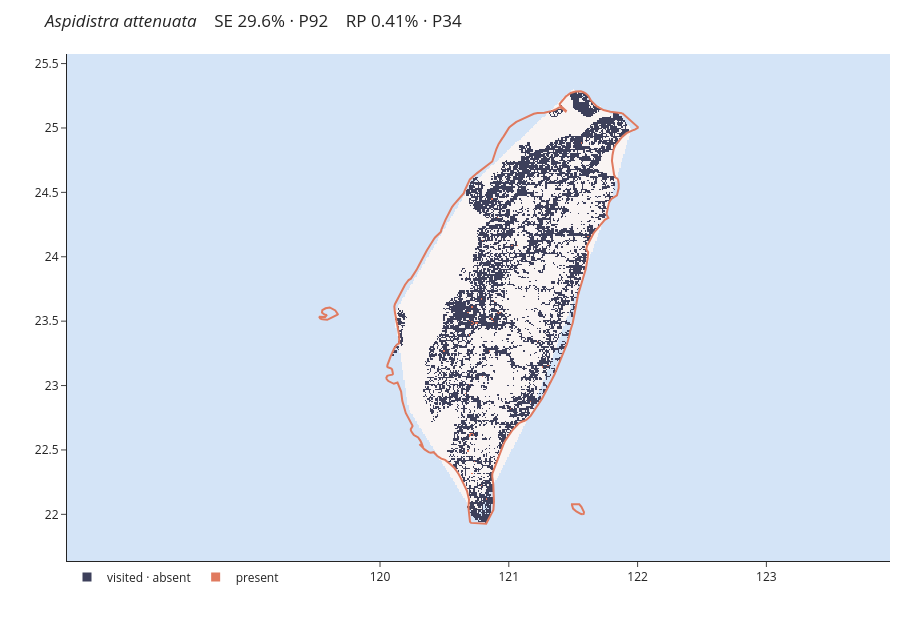

The notebook cell this image was saved under:
### Markdown cell above
The orange presence cells are a small fraction of the surveyed range. Run the cell below for an interactive version.

### Code cell
from src.visualizations.species_map import plot_species_occurrence_map_plotly

# drag pans the map; the config enables mouse-wheel zoom
fig = plot_species_occurrence_map_plotly("Aspidistra attenuata", data_dir, proxies=props)
fig.show(config={"scrollZoom": True})

### Figure 1 — Plotly figure (JSON) as saved in the notebook; plotly's stock layout.template omitted (floating-point values rounded to 4 significant figures; data arrays with more than 128 entries replaced by an {"elided": "..."} marker saying what was removed)
{"data": [{"colorscale": [[0, "#F9F4F3"], [0.3333, "#F9F4F3"], [0.3333, "#3D405B"], [0.6667, "#3D405B"], [0.6667, "#E07A5F"], [1, "#E07A5F"]], "dx": 0.01036, "dy": 0.01036, "hoverongaps": false, "hovertemplate": "lon %{x:.3f}<br>lat %{y:.3f}<extra></extra>", "showscale": false, "type": "heatmap", "x0": 119.4, "y0": 21.77, "z": {"elided": "357x263 float values"}, "zmax": 2, "zmin": 0, "zsmooth": false}, {"marker": {"color": "#3D405B", "size": 9, "symbol": "square"}, "mode": "markers", "name": "visited · absent", "type": "scatter", "x": [null], "y": [null]}, {"marker": {"color": "#E07A5F", "size": 9, "symbol": "square"}, "mode": "markers", "name": "present", "type": "scatter", "x": [null], "y": [null]}, {"hoverinfo": "skip", "line": {"color": "#E07A5F", "width": 2}, "mode": "lines", "name": "native range", "showlegend": false, "type": "scatter", "x": [121.6, 121.6, 121.5, 121.5, 121.5, 121.5, 121.5, 121.5, 121.5, 121.5, 121.6, 121.6, 121.6, 121.6, 121.6, 121.6, 121.6], "y": [22.0, 22.0, 22.02, 22.03, 22.04, 22.04, 22.07, 22.08, 22.08, 22.08, 22.06, 22.03, 22.02, 22.02, 22.0, 22.0, 22.0]}, {"hoverinfo": "skip", "line": {"color": "#E07A5F", "width": 2}, "mode": "lines", "name": "native range", "showlegend": false, "type": "scatter", "x": [119.6, 119.5, 119.5, 119.5, 119.5, 119.5, 119.6, 119.6, 119.6, 119.6, 119.6, 119.5, 119.5, 119.6, 119.6, 119.6, 119.6, 119.6, 119.6, 119.7, 119.7, 119.7, 119.7, 119.6, 119.6], "y": [23.51, 23.52, 23.52, 23.52, 23.53, 23.53, 23.53, 23.53, 23.54, 23.55, 23.55, 23.56, 23.57, 23.58, 23.58, 23.6, 23.61, 23.61, 23.61, 23.58, 23.56, 23.55, 23.55, 23.51, 23.51]}, {"hoverinfo": "skip", "line": {"color": "#E07A5F", "width": 2}, "mode": "lines", "name": "native range", "showlegend": false, "type": "scatter", "x": {"elided": "251 float values"}, "y": {"elided": "251 float values"}}], "layout": {"dragmode": "pan", "height": 620, "legend": {"orientation": "h", "x": 0, "y": -0.06, "yanchor": "bottom"}, "margin": {"b": 10, "l": 10, "r": 10, "t": 54}, "plot_bgcolor": "#d4e4f7", "title": {"text": "<i>Aspidistra attenuata</i>    SE 29.6% · P92    RP 0.41% · P34"}, "xaxis": {"range": [119.4, 122.1], "showgrid": false, "title": {"text": ""}, "zeroline": false}, "yaxis": {"range": [21.76, 25.45], "scaleanchor": "x", "scaleratio": 1, "showgrid": false, "title": {"text": ""}, "zeroline": false}}}
